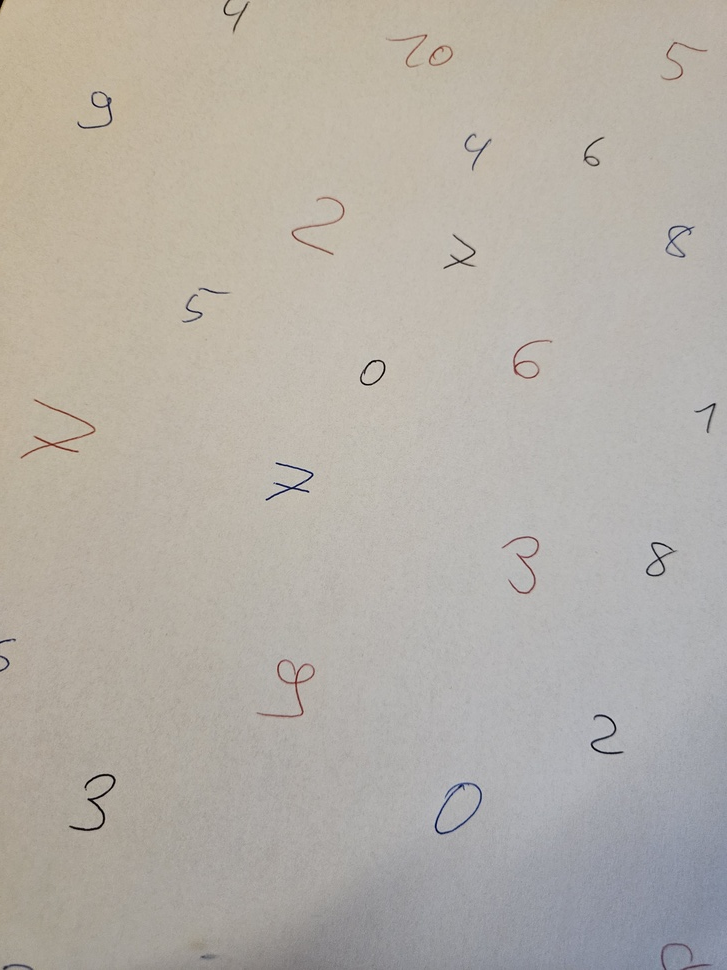
#> input picture backend/src/ml/notebooks/samples/handwrittendigits.jpg, 727 x 970 px, shrunk from 3000 x 4000 before the run
$ python -i train_knn.py   (imports and definitions only)
#> lines starting #> are read from the running program, lines starting #| are printed output that depends on the picture
from pathlib import Path
from typing import Any

import cv2
import joblib
import numpy as np
import sklearn
from cv2.typing import MatLike
from numpy.typing import NDArray
from sklearn.datasets import fetch_openml
from sklearn.metrics import accuracy_score, classification_report
from sklearn.model_selection import train_test_split
from sklearn.neighbors import KNeighborsClassifier
from sklearn.pipeline import make_pipeline
from sklearn.preprocessing import Normalizer

MODELS_DIRECTORY = Path(__file__).resolve().parent / "models"
MODEL_NAME = "knn_mnist.joblib"

# [1 line not run here, left out]


# Load the dataset
# [1 line that did not run here, left out]
# [3 lines that did not run here, left out]

# Augment the dataset
rng = np.random.default_rng(42)


# [26 lines left out: function random_affine, not called in this run]


def elastic(img: MatLike, alpha: float = 34, sigma: float = 4) -> MatLike:
    """Elastic deformation (Simard et al., 2003): smooth random displacement field."""
    dx = (
        cv2.GaussianBlur(rng.uniform(-1, 1, (28, 28)).astype(np.float32), (0, 0), sigma)
        * alpha
    )
    dy = (
        cv2.GaussianBlur(rng.uniform(-1, 1, (28, 28)).astype(np.float32), (0, 0), sigma)
        * alpha
    )
    x, y = np.meshgrid(np.arange(28, dtype=np.float32), np.arange(28, dtype=np.float32))
    return cv2.remap(img, x + dx, y + dy, cv2.INTER_LINEAR, borderValue=0)


# [16 lines left out: function augment_dataset, not called in this run]


# [1 line that did not run here, left out]


# Train the knn
knn = make_pipeline(
    Normalizer(), KNeighborsClassifier(n_neighbors=6, weights="distance")
)
# [1 line not run here, left out]


# Evaluation
# [1 line that did not run here, left out]

# [8 lines not run here, left out]

>>> import cv2
>>> picture = cv2.imread('notebooks/samples/handwrittendigits.jpg')
#> picture is the input picture: shape (970, 727, 3); mean B, G, R 167.1, 175, 180.4
>>> result = elastic(picture)
#> in elastic, `return cv2.remap(img, x + dx, y + dy, cv2.INTER_LINEAR, borderValue=0)`:
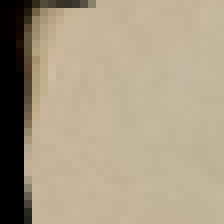
#> returned value: shape (28, 28, 3) (shown 8 times larger); mean of channels 0, 1, 2 132.9, 156.5, 170; drawn as B, G, R
